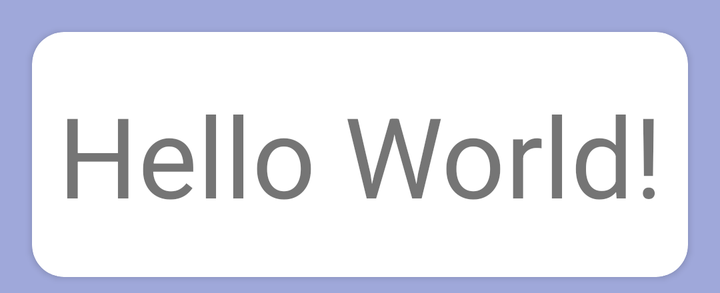
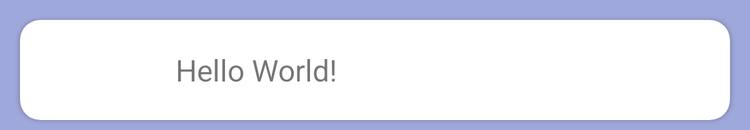

An Android layout and its configuration variant, each rendered on a device that would load it. The default file and the variant file are quoted in full after the pictures.
<!-- AndroidManifest.xml: application theme AppTheme -->
<!-- res/layout/recipe_list_item.xml -->
<?xml version="1.0" encoding="utf-8"?>
<LinearLayout xmlns:android="http://schemas.android.com/apk/res/android"
    xmlns:tools="http://schemas.android.com/tools"
    android:layout_width="match_parent"
    android:layout_height="wrap_content"
    xmlns:app="http://schemas.android.com/apk/res-auto"
    android:orientation="vertical"
    android:paddingTop="8dp"
    android:background="@color/colorBackground">

    <android.support.v7.widget.CardView
        android:id="@+id/card_view"
        style="@style/cardViewItemStyle"
        app:cardCornerRadius="16dp">

        <TextView
            android:id="@+id/recipe_item"
            android:layout_width="match_parent"
            android:layout_height="wrap_content"
            android:gravity="center_horizontal"
            android:paddingTop="24dp"
            android:paddingBottom="24dp"
            android:text="Hello World!"
            android:textSize="56sp"
            tools:layout_editor_absoluteX="99dp"
            tools:layout_editor_absoluteY="0dp" />

    </android.support.v7.widget.CardView>

</LinearLayout>
<!-- resources referenced by this layout -->
<resources>
  <color name="colorBackground">#9FA8DA</color>
  <style name="cardViewItemStyle">
          <item name="android:layout_width">match_parent</item>
          <item name="android:layout_height">wrap_content</item>
          <item name="android:layout_marginTop">8dp</item>
          <item name="android:layout_marginBottom">8dp</item>
          <item name="android:layout_marginLeft">16dp</item>
          <item name="android:layout_marginRight">16dp</item>
      </style>
  <style name="AppTheme" parent="Theme.AppCompat.Light.DarkActionBar">
          
          <item name="colorPrimary">@color/colorPrimary</item>
          <item name="colorPrimaryDark">@color/colorPrimaryDark</item>
          <item name="colorAccent">@color/colorAccent</item>
      </style>
  <color name="colorPrimary">#3F51B5</color>
  <color name="colorPrimaryDark">#303F9F</color>
  <color name="colorAccent">#FF4081</color>
</resources>
<!-- res/layout-sw600dp-port/recipe_list_item.xml (the repository's variant of the layout above) -->
<!-- drawn on a 7-inch tablet held upright -->
<?xml version="1.0" encoding="utf-8"?>
<LinearLayout xmlns:android="http://schemas.android.com/apk/res/android"
    xmlns:tools="http://schemas.android.com/tools"
    android:layout_width="match_parent"
    android:layout_height="wrap_content"
    xmlns:app="http://schemas.android.com/apk/res-auto"
    android:orientation="vertical"
    android:paddingTop="8dp"
    android:background="@color/colorBackground">

    <android.support.v7.widget.CardView
        android:id="@+id/card_view"
        style="@style/cardViewItemStyle"
        android:layout_width="match_parent"
        app:cardCornerRadius="16dp">

        <LinearLayout
            android:layout_width="match_parent"
            android:layout_height="match_parent"
            android:orientation="horizontal">

            <TextView
                android:id="@+id/recipe_item"
                android:layout_width="0dp"
                android:layout_height="wrap_content"
                android:gravity="center_horizontal"
                android:paddingTop="24dp"
                android:paddingBottom="24dp"
                android:text="Hello World!"
                android:textSize="24sp"
                android:layout_weight="2"
                tools:layout_editor_absoluteX="99dp"
                tools:layout_editor_absoluteY="0dp" />

            <ImageView
                android:id="@+id/recipe_image_thumbnail"
                android:contentDescription="@string/recipe_thumbnail"
                android:layout_width="0dp"
                android:layout_height="match_parent"
                android:scaleType="centerCrop"
                android:layout_weight="1"
                />
        </LinearLayout>

    </android.support.v7.widget.CardView>

</LinearLayout>
<!-- resources referenced by the variant -->
<!-- as a 7-inch tablet held upright resolves them -->
<resources>
  <color name="colorBackground">#9FA8DA</color>
  <string name="recipe_thumbnail">Recipe Thumbnail</string>
  <style name="cardViewItemStyle">
          <item name="android:layout_width">match_parent</item>
          <item name="android:layout_height">wrap_content</item>
          <item name="android:layout_marginTop">8dp</item>
          <item name="android:layout_marginBottom">8dp</item>
          <item name="android:layout_marginLeft">16dp</item>
          <item name="android:layout_marginRight">16dp</item>
      </style>
  <style name="AppTheme" parent="Theme.AppCompat.Light.DarkActionBar">
          
          <item name="colorPrimary">@color/colorPrimary</item>
          <item name="colorPrimaryDark">@color/colorPrimaryDark</item>
          <item name="colorAccent">@color/colorAccent</item>
      </style>
  <color name="colorPrimary">#3F51B5</color>
  <color name="colorPrimaryDark">#303F9F</color>
  <color name="colorAccent">#FF4081</color>
</resources>
